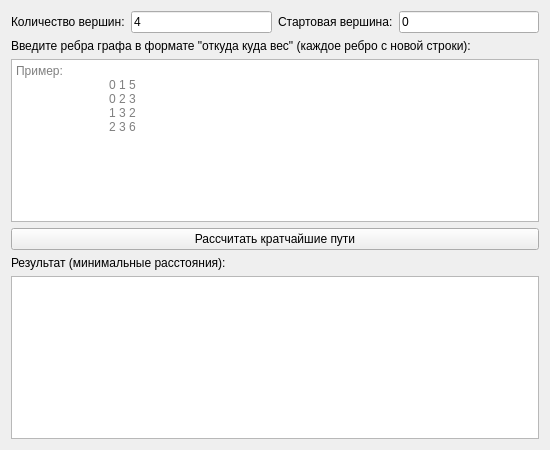
<?xml version="1.0" encoding="UTF-8"?>
<ui version="4.0">
    <class>DijkstraWindow</class>
    <widget class="QWidget" name="DijkstraWindow">
        <property name="geometry">
            <rect>
                <x>0</x>
                <y>0</y>
                <width>550</width>
                <height>450</height>
            </rect>
        </property>
        <property name="windowTitle">
            <string>Алгоритм Дейкстры (Кратчайшие пути)</string>
        </property>
        <layout class="QVBoxLayout" name="verticalLayout">
            <item>
                <layout class="QHBoxLayout" name="horizontalLayout">
                    <item>
                        <widget class="QLabel" name="labelVertices">
                            <property name="text">
                                <string>Количество вершин:</string>
                            </property>
                        </widget>
                    </item>
                    <item>
                        <widget class="QLineEdit" name="verticesEdit">
                            <property name="text">
                                <string>4</string>
                            </property>
                        </widget>
                    </item>
                    <item>
                        <widget class="QLabel" name="labelStart">
                            <property name="text">
                                <string>Стартовая вершина:</string>
                            </property>
                        </widget>
                    </item>
                    <item>
                        <widget class="QLineEdit" name="startVertexEdit">
                            <property name="text">
                                <string>0</string>
                            </property>
                        </widget>
                    </item>
                </layout>
            </item>
            <item>
                <widget class="QLabel" name="labelEdges">
                    <property name="text">
                        <string>Введите ребра графа в формате &quot;откуда куда вес&quot; (каждое ребро с новой строки):</string>
                    </property>
                </widget>
            </item>
            <item>
                <widget class="QPlainTextEdit" name="edgesEdit">
                    <property name="placeholderText">
                        <string>Пример:
                            0 1 5
                            0 2 3
                            1 3 2
                            2 3 6</string>
                    </property>
                </widget>
            </item>
            <item>
                <widget class="QPushButton" name="calculateButton">
                    <property name="text">
                        <string>Рассчитать кратчайшие пути</string>
                    </property>
                </widget>
            </item>
            <item>
                <widget class="QLabel" name="labelResult">
                    <property name="text">
                        <string>Результат (минимальные расстояния):</string>
                    </property>
                </widget>
            </item>
            <item>
                <widget class="QTextEdit" name="resultEdit">
                    <property name="readOnly">
                        <bool>true</bool>
                    </property>
                </widget>
            </item>
        </layout>
    </widget>
</ui>
